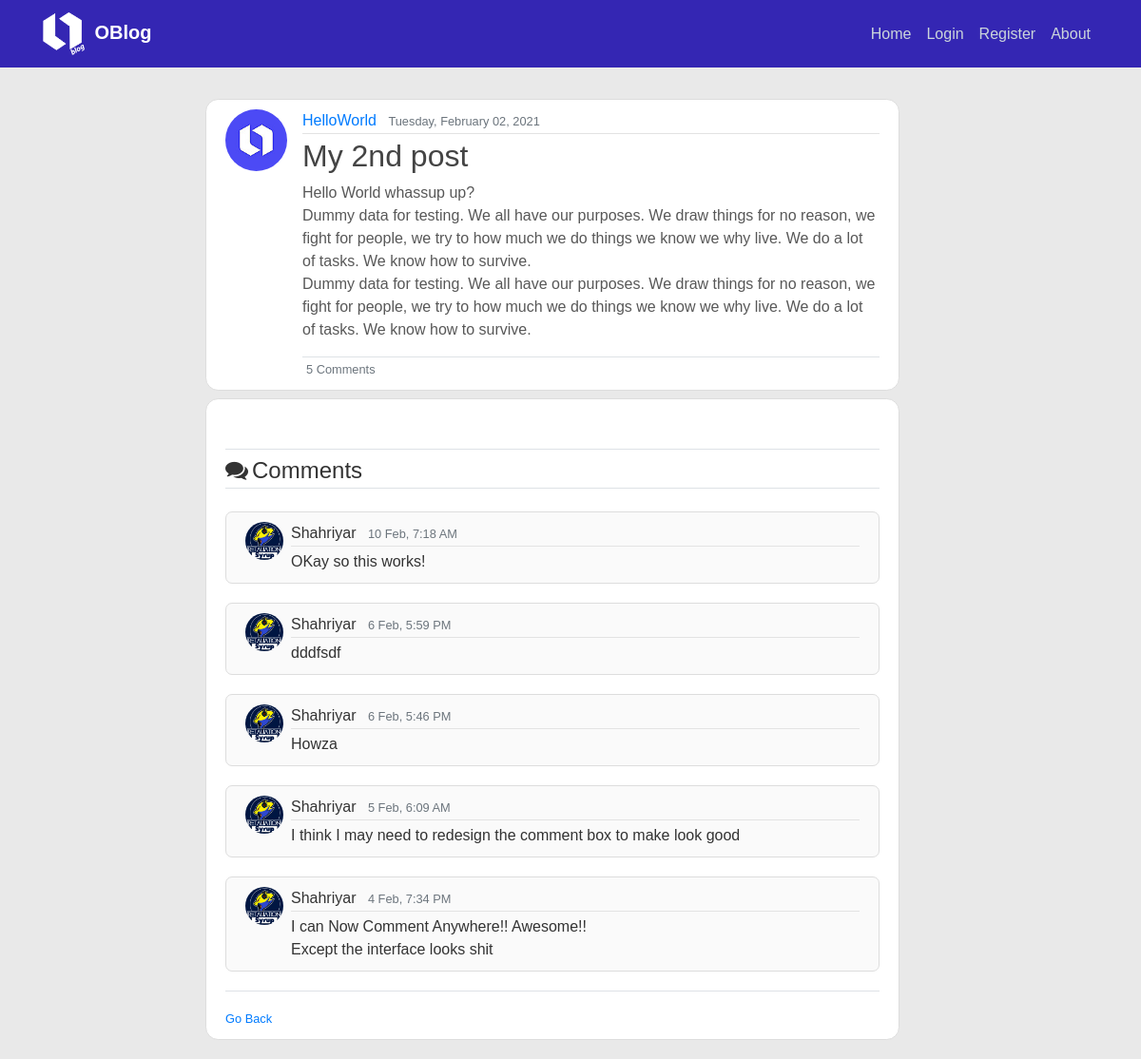
The page /post/39/ on the database its author committed.
### blog/models.py (models this page shows, shortened)
class Post(models.Model):
    title = models.CharField(max_length=100)
    content = models.TextField()
    image = ResizedImageField(
        size=[620, 500], upload_to='post_images', blank=True, null=True)
    date_posted = models.DateTimeField(default=timezone.now)
    author = models.ForeignKey(User, on_delete=models.CASCADE)

class Comment(models.Model):
    post = models.ForeignKey(
        Post, on_delete=models.CASCADE, related_name='comments')
    author = models.ForeignKey(User, on_delete=models.CASCADE)
    content = models.TextField()
    time_posted = models.DateTimeField(auto_now_add=True)
    class Meta:
        ordering = ['-time_posted']

### users/models.py (models this page shows, shortened)
class Profile (models.Model):
    user = models.OneToOneField(User, on_delete=models.CASCADE)
    image = models.ImageField(default='default.jpg', upload_to='profile_pics')
    short_bio = models.CharField(max_length=100, default="Hi!")

### blog/views.py (the view, shortened to what this page needs)
# urls.py: path('post/<int:pk>/', PostDetailView.as_view(), name='post-detail'),
class PostDetailView(FormMixin, DetailView):
    model = Post
    form_class = CommentForm
    def get_context_data(self, **kwargs):
        context = super(PostDetailView, self).get_context_data(**kwargs)
        context['form'] = CommentForm(
            initial={})
        return context

### blog/templates/blog/post_detail.html (shortened to what this page needs)
{% extends 'blog/base.html' %}
{% load crispy_forms_tags %}
{% block content %}
    <br>
    <article class="media content-section mb-2" style="border-radius: 10pt;">
        <img class="rounded-circle article-img" src="{{ object.author.profile.image.url }}">
        <div class="media-body">
            <div class="article-metadata">
                <a class="mr-2" href="{% url 'user-posts' object.author.username%}">{{ object.author }}</a>
                <small class="text-muted"> {{ object.date_posted|date:"l, F d, Y" }}</small>
            </div>
            <h2 class="article-title">{{ object.title }}</h2>
            <p class="article-content" style="color: rgb(88, 88, 88);">{{ object.content }}</p>
            <div class="border-top pt-.5">
                <small class="text-muted ml-1">{{object.comments.count}} Comments</small>
            </div>
    </article>
    <div class="content-section pt-1" style="border-radius: 10pt;">
        <legend class="border-bottom mb-1 pt-5"></legend>
        <legend class="border-bottom mb-4 ">
            <i class="fa fa-comments" aria-hidden="true"></i><span class="ml-1">Comments</span>
        </legend>
        {% for comment in object.comments.all %}
            <article class="media content-section " style="border-radius: 7px; background-color: rgb(250, 250, 250);">
                <img class="rounded-circle mr-2" src="{{ comment.author.profile.image.url }}" height="40" width="40">
                <div class="media-body">
                <div class="article-metadata">
                    <a class="mr-2">{{ comment.author }}</a>
                    <small class="text-muted"> {{ comment.time_posted|date:"j M, f A" }}</small>
                </div>
                <p class="article-content mb-0">{{ comment.content }}</p>
                </div>
            </article>
        {% endfor %}
        <div class="border-top pt-3 ">
            <small class="text-muted">
                <a class="ml-.5" href="{% url 'blog-home' %}"> Go Back</a>
            </small>
        </div>
    </div>
{% endblock content %}

### blog/static/blog/main.css (style rules this page uses)
body { background: #fafafa; color: #333333; margin-top: 5rem; }
h1, h2, h3, h4, h5, h6 { color: #444444; }
.content-section { background: #ffffff; padding: 10px 20px; border: 1px solid #dddddd; border-radius: 3px; margin-bottom: 20px; }
.article-title { color: #444444; }
.article-content { white-space: pre-line; }
.article-img { height: 65px; width: 65px; margin-right: 16px; }
.article-metadata { padding-bottom: 1px; margin-bottom: 4px; border-bottom: 1px solid #e3e3e3; }

### rows shown on the page
Post: author.profile.image (placeholder picture), author "HelloWorld", date_posted "Tuesday, February 02, 2021", title "My 2nd post", content "Hello World whassup up? Dummy data for testing. We all have our purposes. We draw things for no reason, we fight for people, we try to how much we do things we know we why live. We do a lot of tasks. We know how to survive. Dummy data for testing. We all have our purposes. We draw things for no reason, we fight for people, we try to how much we do things we know we why live. We do a lot of tasks. We know how to survive.", comments.count "5"
Comment: author.profile.image (picture), author "Shahriyar", time_posted "10 Feb, 7:18 AM", content "OKay so this works!"
Comment: author.profile.image (picture), author "Shahriyar", time_posted "6 Feb, 5:59 PM", content "dddfsdf"
Comment: author.profile.image (picture), author "Shahriyar", time_posted "6 Feb, 5:46 PM", content "Howza"
Comment: author.profile.image (picture), author "Shahriyar", time_posted "5 Feb, 6:09 AM", content "I think I may need to redesign the comment box to make look good"
Comment: author.profile.image (picture), author "Shahriyar", time_posted "4 Feb, 7:34 PM", content "I can Now Comment Anywhere!! Awesome!! Except the interface looks shit"
